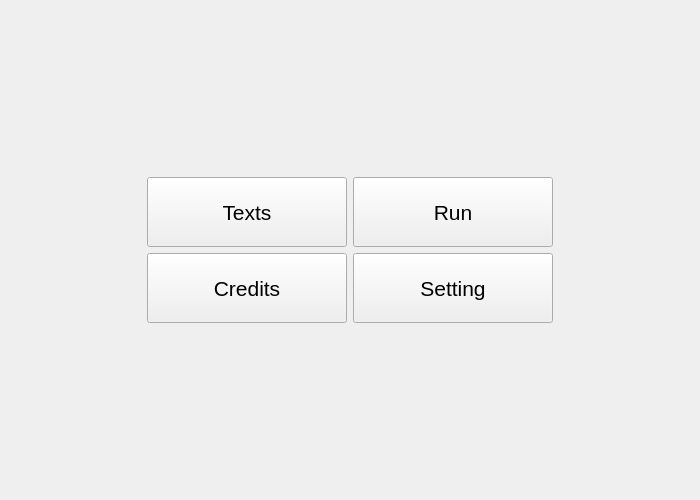
<?xml version="1.0" encoding="UTF-8"?>
<ui version="4.0">
 <class>Form</class>
 <widget class="QWidget" name="Form">
  <property name="geometry">
   <rect>
    <x>0</x>
    <y>0</y>
    <width>700</width>
    <height>500</height>
   </rect>
  </property>
  <property name="windowTitle">
   <string>Form</string>
  </property>
  <layout class="QVBoxLayout" name="verticalLayout">
   <item>
    <spacer name="verticalSpacer">
     <property name="orientation">
      <enum>Qt::Vertical</enum>
     </property>
     <property name="sizeHint" stdset="0">
      <size>
       <width>20</width>
       <height>157</height>
      </size>
     </property>
    </spacer>
   </item>
   <item>
    <layout class="QHBoxLayout" name="horizontalLayout_2">
     <item>
      <spacer name="horizontalSpacer_3">
       <property name="orientation">
        <enum>Qt::Horizontal</enum>
       </property>
       <property name="sizeHint" stdset="0">
        <size>
         <width>40</width>
         <height>20</height>
        </size>
       </property>
      </spacer>
     </item>
     <item>
      <widget class="QPushButton" name="texts_button">
       <property name="minimumSize">
        <size>
         <width>200</width>
         <height>70</height>
        </size>
       </property>
       <property name="font">
        <font>
         <pointsize>16</pointsize>
        </font>
       </property>
       <property name="text">
        <string>Texts</string>
       </property>
      </widget>
     </item>
     <item>
      <widget class="QPushButton" name="run_button">
       <property name="minimumSize">
        <size>
         <width>200</width>
         <height>70</height>
        </size>
       </property>
       <property name="font">
        <font>
         <pointsize>16</pointsize>
        </font>
       </property>
       <property name="text">
        <string>Run</string>
       </property>
      </widget>
     </item>
     <item>
      <spacer name="horizontalSpacer_4">
       <property name="orientation">
        <enum>Qt::Horizontal</enum>
       </property>
       <property name="sizeHint" stdset="0">
        <size>
         <width>40</width>
         <height>20</height>
        </size>
       </property>
      </spacer>
     </item>
    </layout>
   </item>
   <item>
    <layout class="QHBoxLayout" name="horizontalLayout">
     <item>
      <spacer name="horizontalSpacer">
       <property name="orientation">
        <enum>Qt::Horizontal</enum>
       </property>
       <property name="sizeHint" stdset="0">
        <size>
         <width>40</width>
         <height>20</height>
        </size>
       </property>
      </spacer>
     </item>
     <item>
      <widget class="QPushButton" name="credits_button">
       <property name="minimumSize">
        <size>
         <width>200</width>
         <height>70</height>
        </size>
       </property>
       <property name="font">
        <font>
         <pointsize>16</pointsize>
        </font>
       </property>
       <property name="text">
        <string>Credits</string>
       </property>
      </widget>
     </item>
     <item>
      <widget class="QPushButton" name="settings_button">
       <property name="minimumSize">
        <size>
         <width>200</width>
         <height>70</height>
        </size>
       </property>
       <property name="font">
        <font>
         <pointsize>16</pointsize>
        </font>
       </property>
       <property name="text">
        <string>Setting</string>
       </property>
      </widget>
     </item>
     <item>
      <spacer name="horizontalSpacer_2">
       <property name="orientation">
        <enum>Qt::Horizontal</enum>
       </property>
       <property name="sizeHint" stdset="0">
        <size>
         <width>40</width>
         <height>20</height>
        </size>
       </property>
      </spacer>
     </item>
    </layout>
   </item>
   <item>
    <spacer name="verticalSpacer_2">
     <property name="orientation">
      <enum>Qt::Vertical</enum>
     </property>
     <property name="sizeHint" stdset="0">
      <size>
       <width>20</width>
       <height>157</height>
      </size>
     </property>
    </spacer>
   </item>
  </layout>
 </widget>
 <resources/>
 <connections/>
</ui>
